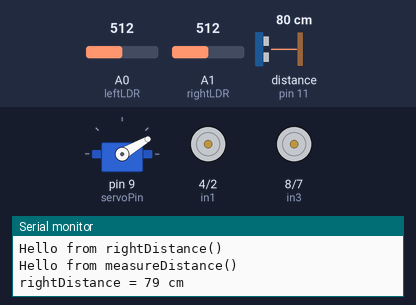
Recording of a sketch running on a simulated Arduino Uno, built with avr-gcc and run on an emulated ATmega328P. On the bench: servo, motor-driver pin pairs drawn as motors (green arrow = first pin HIGH = forward, orange = second pin HIGH = backward, longer = more drive, scaled by the enable pin), the last lines printed to the serial monitor. Wiring (inferred from the names in the program): ultrasonic range finder: trigger pin 12; echo pin 11. The inputs (shaded band) are chosen by the test bench; at power-on: distance to the obstacle (sensor on pin 11) 80 cm, A0 (leftLDR) = 512, A1 (rightLDR) = 512. The echo pulse lasts 58.3 µs per cm.

Above: at 1.3 s.
1.4 s: distance to the obstacle (sensor on pin 11) set to 24 cm
At 3.0 s:
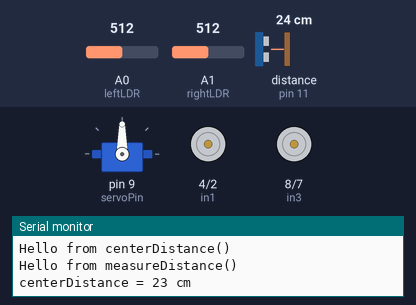
5.1 s: distance to the obstacle (sensor on pin 11) set to 19 cm
At 8.1 s:
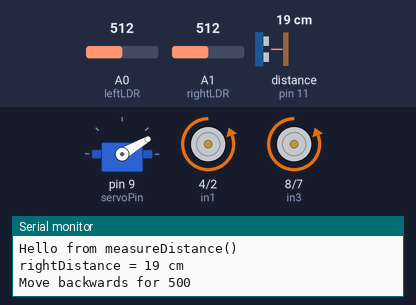
11.5 s: A0 (leftLDR) set to 716
At 14.7 s:
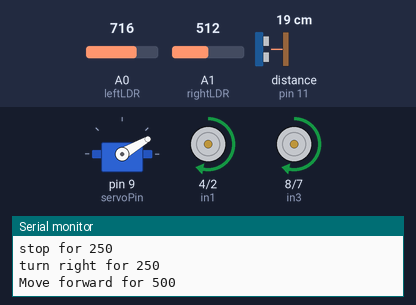
17.9 s: distance to the obstacle (sensor on pin 11) set to 9 cm
24.3 s: distance to the obstacle (sensor on pin 11) set to 2 cm
27.8 s: distance to the obstacle (sensor on pin 11) set to 35 cm
At 28.5 s:
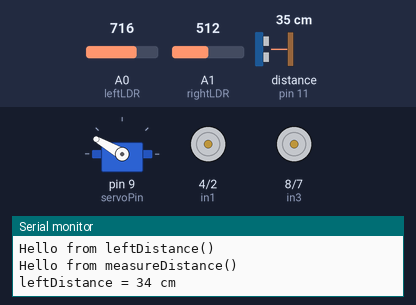
Timing chart, 0 to 32.3 s (numbered marks = the images above; inputs shaded):
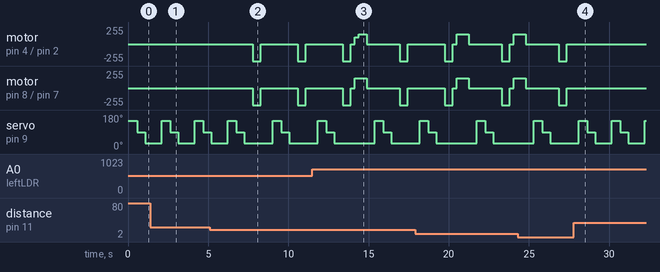

Measured:
- the behaviour switches between 22 and 21 cm on distance to the obstacle (sensor on pin 11) (found by bisection; images 1 and 2)
- after the input at 5.1 s, motor on pin 4 (in1) / pin 2 (in2), motor on pin 8 (in3) / pin 7 (in4): alternates backward 255/255 for 0.50 s and stopped for 2.3 s, starting after 2.7 s
- after the input at 27.8 s, motor on pin 4 (in1) / pin 2 (in2), motor on pin 8 (in3) / pin 7 (in4): stays stopped (without the input it goes to backward 255/255 after 1.9 s)

The sketch:

LightSeekingObstacleAvoidingRobot_forFinal.ino
```cpp
/*
  Heather's working code.

  20 June 2016: initial upload
  20 June 2016: in class edits based on mShiloh's additions to the code
  25 June 2016: edits to try to make the robot actually do something in response to the data
*/

//include the servo library
#include <Servo.h>

// add restrictions to the rotational distance that the servo turns
// keeps from breaking the servo at the extremes of it's range
// please chose multiples of ten or -ms
// the program may not work -ms
#define MIN_SERVO_VALUE 30
#define MAX_SERVO_VALUE 160
#define SERVO_RANGE (MAX_SERVO_VALUE - MIN_SERVO_VALUE)


//Global array of measurements
// These must be the full range -ms
// since index is absolute degree and not relative degree -ms
long measurements [180];
long averages [180 / 10];

//the ultrasonic distance measuring sensor that sits on top of this servo -ms
Servo myServo;
const int servoPin = 9;
int pos = 0; //vairiable to store the servo position -ms does not have this anymore; is this necessary?
const int leftDegree = 150;
const int rightDegree = 30;
const int centerDegree = 90;

// ultrasonic distance measuring sensor
const int trigPin = 12;
const int echoPin = 11;
const int minimumDistance = 20;

// light sensors
const int leftLDR = A0;
const int rightLDR = A1;

// Control pins for the right half of the H-bridge
const int enable2 = 5; // PWM pin for speed control
const int in3 = 8;
const int in4 = 7;

//other half
const int enable1 = 6; // PWM pin for speed control
const int in1 = 4;
const int in2 = 2;

void setup() {

  Serial.begin (9600);
  Serial.println ("hello, my name is Inigo Montoya, version 0.1");

  // pins for the ultrasonic distance measuring sensor
  pinMode(trigPin, OUTPUT);
  pinMode(echoPin, INPUT);

  //pin for the servo
  myServo.attach(servoPin);  // attaches the servo on pin 9 to the servo object
  myServo.write (0); //sets the servo to start at 0 degrees

  // motors
  pinMode( enable1, OUTPUT);
  pinMode( in1, OUTPUT);
  pinMode( in2, OUTPUT);

  pinMode( enable2, OUTPUT);
  pinMode( in3, OUTPUT);
  pinMode( in4, OUTPUT);


}


void loop() {

  Serial.println ("Hello from leftDistance()");
  myServo.write (leftDegree);
  delay (15);
  int leftDistance = measureDistance();
  Serial.print ("leftDistance = ");
  Serial.print (leftDistance);
  Serial.println (" cm");
  delay (500);

  Serial.println ("Hello from centerDistance()");
  myServo.write (centerDegree);
  delay (15);
  int centerDistance = measureDistance();
  Serial.print ("centerDistance = ");
  Serial.print (centerDistance);
  Serial.println (" cm");
  delay (500);

  Serial.println ("Hello from rightDistance()");
  myServo.write (rightDegree);
  delay (15);
  int rightDistance = measureDistance();
  Serial.print ("rightDistance = ");
  Serial.print (rightDistance);
  Serial.println (" cm");
  delay (500);

  if (centerDistance <= minimumDistance) {
    goReverse (500);
    stopRobot (250);
  }


  //Left distance is greater than both center and right distances
  //Left LDR is greater
  if (leftDistance > centerDistance
      && leftDistance > rightDistance
      && analogRead (leftLDR) > analogRead (rightLDR) ) {
    turnLeft (500);
  }

  //Left distance is greater than both center and right distances
  //Right LDR is greater
  if (leftDistance > centerDistance
      && leftDistance > rightDistance
      && analogRead (leftLDR) < analogRead (rightLDR) ) {
    turnLeft (250);
    goForward (500);
  }

  //Center distance is greater than both left and right distances
  //Left LDR is greater
  if (centerDistance > leftDistance
      && centerDistance > rightDistance
      && analogRead (leftLDR) > analogRead (rightLDR) ) {
    turnLeft (250);
    goForward (500);
  }

  //Center distance is greater than both left and right distances
  //right LDR is greater
  if (centerDistance > leftDistance
      && centerDistance < rightDistance
      && analogRead (leftLDR) > analogRead (rightLDR) ) {
    turnRight (250);
    goForward (500);
  }

  //Right distance is greater than both center and left distances
  //Left LDR is greater
  if (rightDistance > centerDistance
      && rightDistance > leftDistance
      && analogRead (leftLDR) > analogRead (rightLDR) ) {
    turnRight (250);
    goForward (500);
  }

  //Right distance is greater than both center and left distances
  //Right LDR is greater
  if (rightDistance > centerDistance
      && rightDistance > leftDistance
      && analogRead (leftLDR) < analogRead (rightLDR) ) {
    turnRight (500);
  }

  stopRobot (500);

}


//finally decide where to go


//***********//
//The section that follows is used for defining the functions used in the loop
//***********//


//take measurements at left, center, and right points
void threePointMeasure() {
  Serial.println ("Hello from threePointMeasure()");
  takeLeftDistance();
  takeCenterDistance();
  takeRightDistance();

}

//define function for measuing left distance
int takeLeftDistance() {
  Serial.println ("Hello from leftDistance()");
  myServo.write (leftDegree);
  delay (15);
  int leftDistance = measureDistance();
  Serial.print ("leftDistance = ");
  Serial.print (leftDistance);
  Serial.println (" cm");
  delay (500);

}

//define function for measuring right distance
int takeRightDistance() {
  Serial.println ("Hello from rightDistance()");
  myServo.write (rightDegree);
  delay (15);
  int rightDistance = measureDistance();
  Serial.print ("rightDistance = ");
  Serial.print (rightDistance);
  Serial.println (" cm");
  delay (500);
}

//define function for measuring center distance
int takeCenterDistance() {
  Serial.println ("Hello from centerDistance()");
  myServo.write (centerDegree);
  delay (15);
  int centerDistance = measureDistance();
  Serial.print ("centerDistance = ");
  Serial.print (centerDistance);
  Serial.println (" cm");
  delay (500);
}

//sweep 180 degrees and populate the measurements array
void sweepAndMeasure() {
  Serial.println ("Hello from sweepAndMeasure()");
  for (int degree = MIN_SERVO_VALUE; degree < MAX_SERVO_VALUE; degree++) {
    myServo.write (degree);
    delay (15);
    measurements [degree] = measureDistance();
  }
}

void averageInTenDegreeChunks () {
  Serial.println ("Hello from averageInTenDegreeChunks");
  for (int degree = MIN_SERVO_VALUE; degree < MAX_SERVO_VALUE; degree = degree + 10) {
    averages [degree / 10] = averageTheseTen (degree);
  }

}

int averageTheseTen (int startHere) {
  Serial.println ("Hello from averageTheseTen()");
  int sum = 0;
  int validMeasurements = 10;
  int average;
  for (int degree = startHere; degree < startHere + 10; degree ++) {
    Serial.print (measurements[degree]);
    Serial.print ("\t");
    if (-1 == measurements[degree] ) {
      //skip this measurement
      validMeasurements --;
    } else {
      sum = sum + measurements [degree];
    }
  }
  average = sum / validMeasurements;

  Serial.print ("average: ");
  Serial.print (average);
  Serial.print ("\t");
  Serial.print ("# of Valid Measurements: ");
  Serial.print (validMeasurements);
  Serial.println ("");

  return (average);
}

// Take a measurement using the ultrasonic discance
// measuring sensor and return the distance in cm
// no error checking takes place

long measureDistance() {
  Serial.println ("Hello from measureDistance()\t");

  long duration, distance;

  // measure how far anything is from us
  // send the pulse
  digitalWrite(trigPin, LOW);
  delayMicroseconds(2); // low for 2 microseconds
  digitalWrite(trigPin, HIGH);
  delayMicroseconds(10); // high for 10 microseconds
  digitalWrite(trigPin, LOW);
  duration = pulseIn(echoPin, HIGH); // measure the time to the echo
  distance = (duration / 2) / 29.1; // calculate the distance in cm

  //if reading is out of range, make it -1
  if (distance <= 0 || distance >= 200) {
    distance = -1;
  }
  return distance;

}


void goForward (int timeToMove) {

  //Go Forward for a certain amount of time
  Serial.print ("Move forward for ");
  Serial.println (timeToMove); //both motors go forward

  digitalWrite (in1, HIGH);
  digitalWrite (in2, LOW);
  analogWrite (enable1, 150);
  digitalWrite (in3, HIGH);
  digitalWrite (in4, LOW);
  analogWrite (enable2, 150);
  delay (timeToMove); // wait for humans to enjoy the bot going forward
}

void turnLeft (int timeToMove) {
  Serial.print ("turn left for ");
  Serial.println (timeToMove);

  digitalWrite (in1, HIGH);
  digitalWrite (in2, LOW);
  analogWrite (enable1, 150);
  digitalWrite (in3, HIGH);
  digitalWrite (in4, LOW);
  analogWrite (enable2, 100);
  delay (timeToMove);
}

void turnRight (int timeToMove) {

  Serial.print ("turn right for ");
  Serial.println (timeToMove);

  digitalWrite (in1, HIGH);
  digitalWrite (in2, LOW);
  analogWrite (enable1, 100);
  digitalWrite (in3, HIGH);
  digitalWrite (in4, LOW);
  analogWrite (enable2, 150);
  delay (timeToMove);
}

void stopRobot (int timeToMove) {

  Serial.print ("stop for ");
  Serial.println (timeToMove); //both motors stop

  digitalWrite (in1, LOW);
  digitalWrite (in2, LOW);
  digitalWrite (enable1, LOW);
  digitalWrite (in3, LOW);
  digitalWrite (in4, LOW);
  digitalWrite (enable2, LOW);
  delay (timeToMove); // wait for humans to enjoy the bot stopping
}

void goReverse (int timeToMove) {

  //Go backward for a certain abmount of time
  Serial.print ("Move backwards for ");
  Serial.println (timeToMove); //both motors go in reverse

  digitalWrite (in1, LOW);
  digitalWrite (in2, HIGH);
  digitalWrite (enable1, HIGH);
  digitalWrite (in3, LOW);
  digitalWrite (in4, HIGH);
  digitalWrite (enable2, HIGH);
  delay (timeToMove); // wait for humans to enjoy the bot going in reverse
}
```
